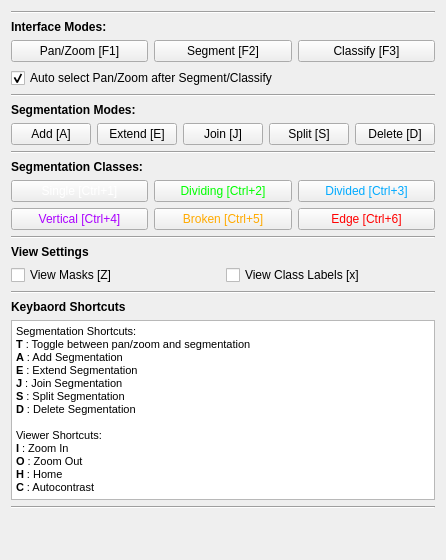
  <widget class="QWidget" name="tab_3">
   <property name="enabled">
    <bool>true</bool>
   </property>
   <attribute name="title">
    <string>Edit</string>
   </attribute>
   <layout class="QVBoxLayout" name="verticalLayout_3">
    <item>
     <widget class="Line" name="line_4">
      <property name="orientation">
       <enum>Qt::Horizontal</enum>
      </property>
     </widget>
    </item>
    <item>
     <widget class="QLabel" name="label_7">
      <property name="font">
       <font>
        <weight>75</weight>
        <bold>true</bold>
       </font>
      </property>
      <property name="text">
       <string>Interface Modes:</string>
      </property>
     </widget>
    </item>
    <item>
     <layout class="QGridLayout" name="gridLayout_3">
      <item row="0" column="1">
       <widget class="QPushButton" name="modify_segment">
        <property name="text">
         <string>Segment [F2]</string>
        </property>
       </widget>
      </item>
      <item row="0" column="0">
       <widget class="QPushButton" name="modify_panzoom">
        <property name="text">
         <string>Pan/Zoom [F1]</string>
        </property>
       </widget>
      </item>
      <item row="0" column="3">
       <widget class="QPushButton" name="modify_classify">
        <property name="text">
         <string>Classify [F3]</string>
        </property>
       </widget>
      </item>
     </layout>
    </item>
    <item>
     <widget class="QCheckBox" name="modify_auto_panzoom">
      <property name="text">
       <string>Auto select Pan/Zoom after Segment/Classify</string>
      </property>
      <property name="checked">
       <bool>true</bool>
      </property>
     </widget>
    </item>
    <item>
     <widget class="Line" name="line_18">
      <property name="orientation">
       <enum>Qt::Horizontal</enum>
      </property>
     </widget>
    </item>
    <item>
     <widget class="QLabel" name="label_16">
      <property name="font">
       <font>
        <weight>75</weight>
        <bold>true</bold>
       </font>
      </property>
      <property name="text">
       <string>Segmentation Modes:</string>
      </property>
     </widget>
    </item>
    <item>
     <layout class="QGridLayout" name="gridLayout_4">
      <item row="0" column="4">
       <widget class="QPushButton" name="modify_delete">
        <property name="text">
         <string>Delete [D]</string>
        </property>
       </widget>
      </item>
      <item row="0" column="0">
       <widget class="QPushButton" name="modify_add">
        <property name="text">
         <string>Add [A]</string>
        </property>
       </widget>
      </item>
      <item row="0" column="2">
       <widget class="QPushButton" name="modify_join">
        <property name="text">
         <string>Join [J]</string>
        </property>
       </widget>
      </item>
      <item row="0" column="3">
       <widget class="QPushButton" name="modify_split">
        <property name="text">
         <string>Split [S]</string>
        </property>
       </widget>
      </item>
      <item row="0" column="1">
       <widget class="QPushButton" name="modify_extend">
        <property name="text">
         <string>Extend [E]</string>
        </property>
       </widget>
      </item>
     </layout>
    </item>
    <item>
     <widget class="Line" name="line_19">
      <property name="orientation">
       <enum>Qt::Horizontal</enum>
      </property>
     </widget>
    </item>
    <item>
     <widget class="QLabel" name="label_28">
      <property name="font">
       <font>
        <weight>75</weight>
        <bold>true</bold>
       </font>
      </property>
      <property name="text">
       <string>Segmentation Classes:</string>
      </property>
     </widget>
    </item>
    <item>
     <layout class="QGridLayout" name="gridLayout_5">
      <item row="1" column="2">
       <widget class="QPushButton" name="classify_edge">
        <property name="styleSheet">
         <string notr="true">color: rgb(255, 0, 0);</string>
        </property>
        <property name="text">
         <string>Edge [Ctrl+6]</string>
        </property>
       </widget>
      </item>
      <item row="0" column="2">
       <widget class="QPushButton" name="classify_divided">
        <property name="styleSheet">
         <string notr="true">color: rgb(0, 170, 255);</string>
        </property>
        <property name="text">
         <string>Divided [Ctrl+3]</string>
        </property>
       </widget>
      </item>
      <item row="0" column="1">
       <widget class="QPushButton" name="classify_dividing">
        <property name="styleSheet">
         <string notr="true">
color: rgb(0, 255, 0);</string>
        </property>
        <property name="text">
         <string>Dividing [Ctrl+2]</string>
        </property>
       </widget>
      </item>
      <item row="1" column="0">
       <widget class="QPushButton" name="classify_vertical">
        <property name="styleSheet">
         <string notr="true">color:rgb(170, 0, 255)</string>
        </property>
        <property name="text">
         <string>Vertical [Ctrl+4]</string>
        </property>
       </widget>
      </item>
      <item row="1" column="1">
       <widget class="QPushButton" name="classify_broken">
        <property name="styleSheet">
         <string notr="true">color: rgb(255, 170, 0);</string>
        </property>
        <property name="text">
         <string>Broken [Ctrl+5]</string>
        </property>
       </widget>
      </item>
      <item row="0" column="0">
       <widget class="QPushButton" name="classify_single">
        <property name="styleSheet">
         <string notr="true">color: rgb(255, 255, 255);</string>
        </property>
        <property name="text">
         <string>Single [Ctrl+1]</string>
        </property>
       </widget>
      </item>
     </layout>
    </item>
    <item>
     <widget class="Line" name="line_20">
      <property name="orientation">
       <enum>Qt::Horizontal</enum>
      </property>
     </widget>
    </item>
    <item>
     <widget class="QLabel" name="label_38">
      <property name="font">
       <font>
        <weight>75</weight>
        <bold>true</bold>
       </font>
      </property>
      <property name="text">
       <string>View Settings</string>
      </property>
     </widget>
    </item>
    <item>
     <layout class="QGridLayout" name="gridLayout_6">
      <item row="0" column="0">
       <widget class="QCheckBox" name="modify_viewmasks">
        <property name="text">
         <string>View Masks [Z]</string>
        </property>
       </widget>
      </item>
      <item row="0" column="1">
       <widget class="QCheckBox" name="modify_viewlabels">
        <property name="text">
         <string>View Class Labels [x]</string>
        </property>
       </widget>
      </item>
     </layout>
    </item>
    <item>
     <widget class="Line" name="line_21">
      <property name="orientation">
       <enum>Qt::Horizontal</enum>
      </property>
     </widget>
    </item>
    <item>
     <widget class="QLabel" name="label_17">
      <property name="font">
       <font>
        <weight>75</weight>
        <bold>true</bold>
       </font>
      </property>
      <property name="text">
       <string>Keybaord Shortcuts</string>
      </property>
     </widget>
    </item>
    <item>
     <widget class="QTextEdit" name="textEdit">
      <property name="sizePolicy">
       <sizepolicy hsizetype="Preferred" vsizetype="Preferred">
        <horstretch>0</horstretch>
        <verstretch>0</verstretch>
       </sizepolicy>
      </property>
      <property name="minimumSize">
       <size>
        <width>0</width>
        <height>180</height>
       </size>
      </property>
      <property name="maximumSize">
       <size>
        <width>16777215</width>
        <height>400</height>
       </size>
      </property>
      <property name="verticalScrollBarPolicy">
       <enum>Qt::ScrollBarAlwaysOff</enum>
      </property>
      <property name="sizeAdjustPolicy">
       <enum>QAbstractScrollArea::AdjustToContents</enum>
      </property>
      <property name="html">
       <string>&lt;!DOCTYPE HTML PUBLIC &quot;-//W3C//DTD HTML 4.0//EN&quot; &quot;http://www.w3.org/TR/REC-html40/strict.dtd&quot;&gt;
&lt;html&gt;&lt;head&gt;&lt;meta name=&quot;qrichtext&quot; content=&quot;1&quot; /&gt;&lt;style type=&quot;text/css&quot;&gt;
p, li { white-space: pre-wrap; }
&lt;/style&gt;&lt;/head&gt;&lt;body style=&quot; font-family:'MS Shell Dlg 2'; font-size:8.25pt; font-weight:400; font-style:normal;&quot;&gt;
&lt;p style=&quot; margin-top:0px; margin-bottom:0px; margin-left:0px; margin-right:0px; -qt-block-indent:0; text-indent:0px;&quot;&gt;Segmentation Shortcuts:&lt;/p&gt;
&lt;p style=&quot; margin-top:0px; margin-bottom:0px; margin-left:0px; margin-right:0px; -qt-block-indent:0; text-indent:0px;&quot;&gt;&lt;span style=&quot; font-weight:600;&quot;&gt;T&lt;/span&gt; : Toggle between pan/zoom and segmentation&lt;/p&gt;
&lt;p style=&quot; margin-top:0px; margin-bottom:0px; margin-left:0px; margin-right:0px; -qt-block-indent:0; text-indent:0px;&quot;&gt;&lt;span style=&quot; font-weight:600;&quot;&gt;A&lt;/span&gt; : Add Segmentation&lt;/p&gt;
&lt;p style=&quot; margin-top:0px; margin-bottom:0px; margin-left:0px; margin-right:0px; -qt-block-indent:0; text-indent:0px;&quot;&gt;&lt;span style=&quot; font-weight:600;&quot;&gt;E&lt;/span&gt; : Extend Segmentation&lt;/p&gt;
&lt;p style=&quot; margin-top:0px; margin-bottom:0px; margin-left:0px; margin-right:0px; -qt-block-indent:0; text-indent:0px;&quot;&gt;&lt;span style=&quot; font-weight:600;&quot;&gt;J&lt;/span&gt; : Join Segmentation&lt;/p&gt;
&lt;p style=&quot; margin-top:0px; margin-bottom:0px; margin-left:0px; margin-right:0px; -qt-block-indent:0; text-indent:0px;&quot;&gt;&lt;span style=&quot; font-weight:600;&quot;&gt;S&lt;/span&gt; : Split Segmentation&lt;/p&gt;
&lt;p style=&quot; margin-top:0px; margin-bottom:0px; margin-left:0px; margin-right:0px; -qt-block-indent:0; text-indent:0px;&quot;&gt;&lt;span style=&quot; font-weight:600;&quot;&gt;D&lt;/span&gt; : Delete Segmentation&lt;/p&gt;
&lt;p style=&quot;-qt-paragraph-type:empty; margin-top:0px; margin-bottom:0px; margin-left:0px; margin-right:0px; -qt-block-indent:0; text-indent:0px;&quot;&gt;&lt;br /&gt;&lt;/p&gt;
&lt;p style=&quot; margin-top:0px; margin-bottom:0px; margin-left:0px; margin-right:0px; -qt-block-indent:0; text-indent:0px;&quot;&gt;Viewer Shortcuts:&lt;/p&gt;
&lt;p style=&quot; margin-top:0px; margin-bottom:0px; margin-left:0px; margin-right:0px; -qt-block-indent:0; text-indent:0px;&quot;&gt;&lt;span style=&quot; font-weight:600;&quot;&gt;I&lt;/span&gt; : Zoom In&lt;/p&gt;
&lt;p style=&quot; margin-top:0px; margin-bottom:0px; margin-left:0px; margin-right:0px; -qt-block-indent:0; text-indent:0px;&quot;&gt;&lt;span style=&quot; font-weight:600;&quot;&gt;O&lt;/span&gt; : Zoom Out&lt;/p&gt;
&lt;p style=&quot; margin-top:0px; margin-bottom:0px; margin-left:0px; margin-right:0px; -qt-block-indent:0; text-indent:0px;&quot;&gt;&lt;span style=&quot; font-weight:600;&quot;&gt;H&lt;/span&gt; : Home&lt;/p&gt;
&lt;p style=&quot; margin-top:0px; margin-bottom:0px; margin-left:0px; margin-right:0px; -qt-block-indent:0; text-indent:0px;&quot;&gt;&lt;span style=&quot; font-weight:600;&quot;&gt;C&lt;/span&gt; : Autocontrast&lt;/p&gt;
&lt;p style=&quot;-qt-paragraph-type:empty; margin-top:0px; margin-bottom:0px; margin-left:0px; margin-right:0px; -qt-block-indent:0; text-indent:0px;&quot;&gt;&lt;br /&gt;&lt;/p&gt;&lt;/body&gt;&lt;/html&gt;</string>
      </property>
     </widget>
    </item>
    <item>
     <widget class="Line" name="line_3">
      <property name="orientation">
       <enum>Qt::Horizontal</enum>
      </property>
     </widget>
    </item>
    <item>
     <spacer name="verticalSpacer_3">
      <property name="orientation">
       <enum>Qt::Vertical</enum>
      </property>
      <property name="sizeHint" stdset="0">
       <size>
        <width>20</width>
        <height>40</height>
       </size>
      </property>
     </spacer>
    </item>
   </layout>
  </widget>
